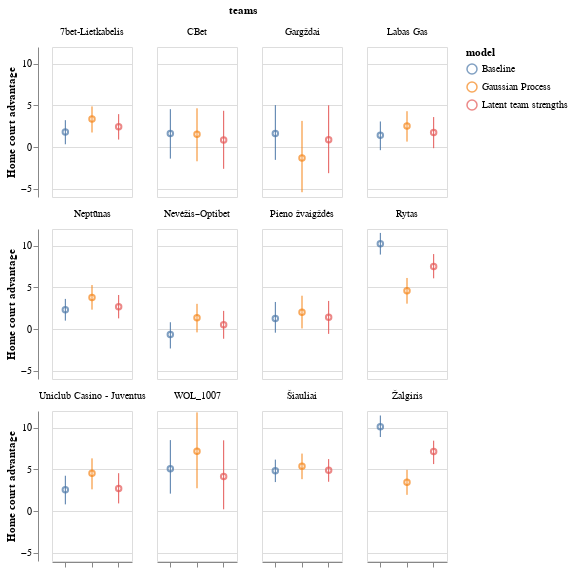

This figure's notebook cell:
### Markdown cell above
I don't know about you, but I find it really cool how GP's work. With just 2 parameters per team ($ls$ and $\eta$), the model learned these sort of intricate shapes. I also find it fascinating what it learned. When it comes to teams that are constant title contenders (Žalgiris and Rytas), the functions learned are very smooth. The same applies to other teams that are often battling for 3-4th position - e.g. Neptūnas and Šiauliai. At the same time, it's not that GP's simply smoothened out what the previous model learned via independent parameters. For some teams - e.g. Lietkabelis or Labas Gas, the team strengths learned are nearly as wiggly as the ones learned previously.

What about home court advantages themselves? They are quite different, too. The strongest teams no longer have such dominant advantages; in fact, excluding Wolves (which is a new team established just this season), the highest mean homecourt advantage now belongs to Šiauliai.

### Code cell
plot_hc_adv(traces)

### Figure 1 — Vega-Lite specification as saved in the notebook (floating-point values rounded to 4 significant figures)
{"config": {"view": {"continuousWidth": 400, "continuousHeight": 300}}, "data": {"name": "data-497c11f6fac1893d1d60e6a95a1c4cf7"}, "facet": {"field": "teams", "type": "nominal"}, "spec": {"layer": [{"mark": "point", "encoding": {"color": {"field": "model", "type": "nominal"}, "x": {"axis": {"labels": false}, "field": "model", "title": "", "type": "nominal"}, "y": {"field": "HC-adv", "title": "Home court advantage", "type": "quantitative"}}, "selection": {"selector015": {"type": "interval", "bind": "scales", "encodings": ["x", "y"]}}}, {"mark": "errorbar", "encoding": {"color": {"field": "model", "type": "nominal"}, "x": {"axis": {"labels": false}, "field": "model", "title": "", "type": "nominal"}, "y": {"field": "lower", "title": "", "type": "quantitative"}, "y2": {"field": "higher", "title": ""}}}], "height": 150, "width": 80}, "columns": 4, "spacing": 10, "$schema": "https://vega.github.io/schema/vega-lite/v4.17.0.json", "datasets": {"data-497c11f6fac1893d1d60e6a95a1c4cf7": [{"teams": "7bet-Lietkabelis", "higher": 3.221, "lower": 0.3273, "HC-adv": 1.789, "model": "Baseline"}, {"teams": "CBet", "higher": 4.538, "lower": -1.393, "HC-adv": 1.613, "model": "Baseline"}, {"teams": "Gargždai", "higher": 5.027, "lower": -1.547, "HC-adv": 1.619, "model": "Baseline"}, {"teams": "Labas Gas", "higher": 3.063, "lower": -0.3823, "HC-adv": 1.399, "model": "Baseline"}, {"teams": "Neptūnas", "higher": 3.61, "lower": 1.002, "HC-adv": 2.299, "model": "Baseline"}, {"teams": "Nevėžis–Optibet", "higher": 0.8111, "lower": -2.339, "HC-adv": -0.6569, "model": "Baseline"}, {"teams": "Pieno žvaigždės", "higher": 3.243, "lower": -0.4442, "HC-adv": 1.256, "model": "Baseline"}, {"teams": "Rytas", "higher": 11.53, "lower": 8.932, "HC-adv": 10.24, "model": "Baseline"}, {"teams": "Uniclub Casino - Juventus", "higher": 4.232, "lower": 0.7968, "HC-adv": 2.56, "model": "Baseline"}, {"teams": "WOL_1007", "higher": 8.507, "lower": 2.083, "HC-adv": 5.06, "model": "Baseline"}, {"teams": "Šiauliai", "higher": 6.166, "lower": 3.47, "HC-adv": 4.824, "model": "Baseline"}, {"teams": "Žalgiris", "higher": 11.46, "lower": 8.876, "HC-adv": 10.1, "model": "Baseline"}, {"teams": "7bet-Lietkabelis", "higher": 3.943, "lower": 0.8921, "HC-adv": 2.422, "model": "Latent team strengths"}, {"teams": "CBet", "higher": 4.345, "lower": -2.618, "HC-adv": 0.8493, "model": "Latent team strengths"}, {"teams": "Gargždai", "higher": 5.007, "lower": -3.141, "HC-adv": 0.8682, "model": "Latent team strengths"}, {"teams": "Labas Gas", "higher": 3.593, "lower": -0.1428, "HC-adv": 1.745, "model": "Latent team strengths"}, {"teams": "Neptūnas", "higher": 4.08, "lower": 1.275, "HC-adv": 2.661, "model": "Latent team strengths"}, {"teams": "Nevėžis–Optibet", "higher": 2.174, "lower": -1.171, "HC-adv": 0.5139, "model": "Latent team strengths"}, {"teams": "Pieno žvaigždės", "higher": 3.369, "lower": -0.5856, "HC-adv": 1.398, "model": "Latent team strengths"}, {"teams": "Rytas", "higher": 8.991, "lower": 6.08, "HC-adv": 7.51, "model": "Latent team strengths"}, {"teams": "Uniclub Casino - Juventus", "higher": 4.536, "lower": 0.9112, "HC-adv": 2.703, "model": "Latent team strengths"}, {"teams": "WOL_1007", "higher": 8.481, "lower": 0.2021, "HC-adv": 4.149, "model": "Latent team strengths"}, {"teams": "Šiauliai", "higher": 6.229, "lower": 3.507, "HC-adv": 4.878, "model": "Latent team strengths"}, {"teams": "Žalgiris", "higher": 8.441, "lower": 5.632, "HC-adv": 7.134, "model": "Latent team strengths"}, {"teams": "7bet-Lietkabelis", "higher": 4.87, "lower": 1.74, "HC-adv": 3.349, "model": "Gaussian Process"}, {"teams": "CBet", "higher": 4.646, "lower": -1.715, "HC-adv": 1.535, "model": "Gaussian Process"}, {"teams": "Gargždai", "higher": 3.132, "lower": -5.428, "HC-adv": -1.32, "model": "Gaussian Process"}, {"teams": "Labas Gas", "higher": 4.292, "lower": 0.6484, "HC-adv": 2.528, "model": "Gaussian Process"}, {"teams": "Neptūnas", "higher": 5.274, "lower": 2.322, "HC-adv": 3.788, "model": "Gaussian Process"}, {"teams": "Nevėžis–Optibet", "higher": 3.021, "lower": -0.4063, "HC-adv": 1.339, "model": "Gaussian Process"}, {"teams": "Pieno žvaigždės", "higher": 3.993, "lower": 0.06561, "HC-adv": 2.018, "model": "Gaussian Process"}, {"teams": "Rytas", "higher": 6.123, "lower": 3.041, "HC-adv": 4.598, "model": "Gaussian Process"}, {"teams": "Uniclub Casino - Juventus", "higher": 6.316, "lower": 2.597, "HC-adv": 4.525, "model": "Gaussian Process"}, {"teams": "WOL_1007", "higher": 11.83, "lower": 2.729, "HC-adv": 7.17, "model": "Gaussian Process"}, {"teams": "Šiauliai", "higher": 6.89, "lower": 3.818, "HC-adv": 5.384, "model": "Gaussian Process"}, {"teams": "Žalgiris", "higher": 4.938, "lower": 1.941, "HC-adv": 3.448, "model": "Gaussian Process"}]}}
